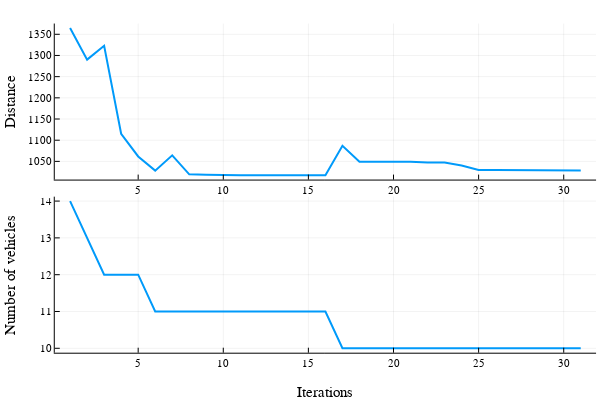

The cell this chart's notebook holds for it:
### Code cell
plot(plot(hist_dist, ylabel = "Distance"), 
    plot(hist_n_vehicles, xlabel = "Iterations", ylabel = "Number of vehicles"), 
    layout = (2, 1), lw=2, legend = false)

### Figure 1 — Plotly figure (JSON) as saved in the notebook; plotly's stock layout.template omitted (floating-point values rounded to 4 significant figures)
{"data": [{"colorbar": {"title": ""}, "legendgroup": "y1", "line": {"color": "rgba(0, 154, 250, 1.000)", "dash": "solid", "shape": "linear", "width": 2}, "mode": "lines", "name": "y1", "showlegend": true, "type": "scatter", "x": [1, 2, 3, 4, 5, 6, 7, 8, 9, 10, 11, 12, 13, 14, 15, 16, 17, 18, 19, 20, 21, 22, 23, 24, 25, 26, 27, 28, 29, 30, 31], "xaxis": "x1", "y": [1365.0, 1290.0, 1323.0, 1115.0, 1062.0, 1028.0, 1064.0, 1019.0, 1019.0, 1017.0, 1017.0, 1017.0, 1017.0, 1017.0, 1017.0, 1017.0, 1087.0, 1049.0, 1049.0, 1049.0, 1049.0, 1047.0, 1047.0, 1040.0, 1030.0, 1029.0, 1029.0, 1029.0, 1028.0, 1028.0, 1028.0], "yaxis": "y1", "zmax": null, "zmin": null}, {"colorbar": {"title": ""}, "legendgroup": "y1", "line": {"color": "rgba(0, 154, 250, 1.000)", "dash": "solid", "shape": "linear", "width": 2}, "mode": "lines", "name": "y1", "showlegend": true, "type": "scatter", "x": [1, 2, 3, 4, 5, 6, 7, 8, 9, 10, 11, 12, 13, 14, 15, 16, 17, 18, 19, 20, 21, 22, 23, 24, 25, 26, 27, 28, 29, 30, 31], "xaxis": "x2", "y": [14, 13, 12, 12, 12, 11, 11, 11, 11, 11, 11, 11, 11, 11, 11, 11, 10, 10, 10, 10, 10, 10, 10, 10, 10, 10, 10, 10, 10, 10, 10], "yaxis": "y2", "zmax": null, "zmin": null}], "layout": {"annotations": [], "height": 400, "margin": {"b": 20, "l": 0, "r": 0, "t": 20}, "paper_bgcolor": "rgba(255, 255, 255, 1.000)", "plot_bgcolor": "rgba(255, 255, 255, 1.000)", "showlegend": false, "width": 600, "xaxis1": {"anchor": "y1", "domain": [0.09128, 0.9934], "gridcolor": "rgba(0, 0, 0, 0.100)", "gridwidth": 0.5, "linecolor": "rgba(0, 0, 0, 1.000)", "mirror": false, "range": [0.1, 31.9], "showgrid": true, "showline": true, "showticklabels": true, "tickangle": 0, "tickcolor": "rgb(0, 0, 0)", "tickfont": {"color": "rgba(0, 0, 0, 1.000)", "family": "sans-serif", "size": 11}, "tickmode": "array", "ticks": "inside", "ticktext": ["5", "10", "15", "20", "25", "30"], "tickvals": [5, 10, 15, 20, 25, 30], "title": "", "titlefont": {"color": "rgba(0, 0, 0, 1.000)", "family": "sans-serif", "size": 15}, "type": "-", "visible": true, "zeroline": false, "zerolinecolor": "rgba(0, 0, 0, 1.000)"}, "xaxis2": {"anchor": "y2", "domain": [0.09128, 0.9934], "gridcolor": "rgba(0, 0, 0, 0.100)", "gridwidth": 0.5, "linecolor": "rgba(0, 0, 0, 1.000)", "mirror": false, "range": [0.1, 31.9], "showgrid": true, "showline": true, "showticklabels": true, "tickangle": 0, "tickcolor": "rgb(0, 0, 0)", "tickfont": {"color": "rgba(0, 0, 0, 1.000)", "family": "sans-serif", "size": 11}, "tickmode": "array", "ticks": "inside", "ticktext": ["5", "10", "15", "20", "25", "30"], "tickvals": [5, 10, 15, 20, 25, 30], "title": "Iterations", "titlefont": {"color": "rgba(0, 0, 0, 1.000)", "family": "sans-serif", "size": 15}, "type": "-", "visible": true, "zeroline": false, "zerolinecolor": "rgba(0, 0, 0, 1.000)"}, "yaxis1": {"anchor": "x1", "domain": [0.5567, 0.9902], "gridcolor": "rgba(0, 0, 0, 0.100)", "gridwidth": 0.5, "linecolor": "rgba(0, 0, 0, 1.000)", "mirror": false, "range": [1007.0, 1375.0], "showgrid": true, "showline": true, "showticklabels": true, "tickangle": 0, "tickcolor": "rgb(0, 0, 0)", "tickfont": {"color": "rgba(0, 0, 0, 1.000)", "family": "sans-serif", "size": 11}, "tickmode": "array", "ticks": "inside", "ticktext": ["1050", "1100", "1150", "1200", "1250", "1300", "1350"], "tickvals": [1050, 1100, 1150, 1200, 1250, 1300, 1350], "title": "Distance", "titlefont": {"color": "rgba(0, 0, 0, 1.000)", "family": "sans-serif", "size": 15}, "type": "-", "visible": true, "zeroline": false, "zerolinecolor": "rgba(0, 0, 0, 1.000)"}, "yaxis2": {"anchor": "x2", "domain": [0.07581, 0.5093], "gridcolor": "rgba(0, 0, 0, 0.100)", "gridwidth": 0.5, "linecolor": "rgba(0, 0, 0, 1.000)", "mirror": false, "range": [9.88, 14.12], "showgrid": true, "showline": true, "showticklabels": true, "tickangle": 0, "tickcolor": "rgb(0, 0, 0)", "tickfont": {"color": "rgba(0, 0, 0, 1.000)", "family": "sans-serif", "size": 11}, "tickmode": "array", "ticks": "inside", "ticktext": ["10", "11", "12", "13", "14"], "tickvals": [10, 11, 12, 13, 14], "title": "Number of vehicles", "titlefont": {"color": "rgba(0, 0, 0, 1.000)", "family": "sans-serif", "size": 15}, "type": "-", "visible": true, "zeroline": false, "zerolinecolor": "rgba(0, 0, 0, 1.000)"}}}
